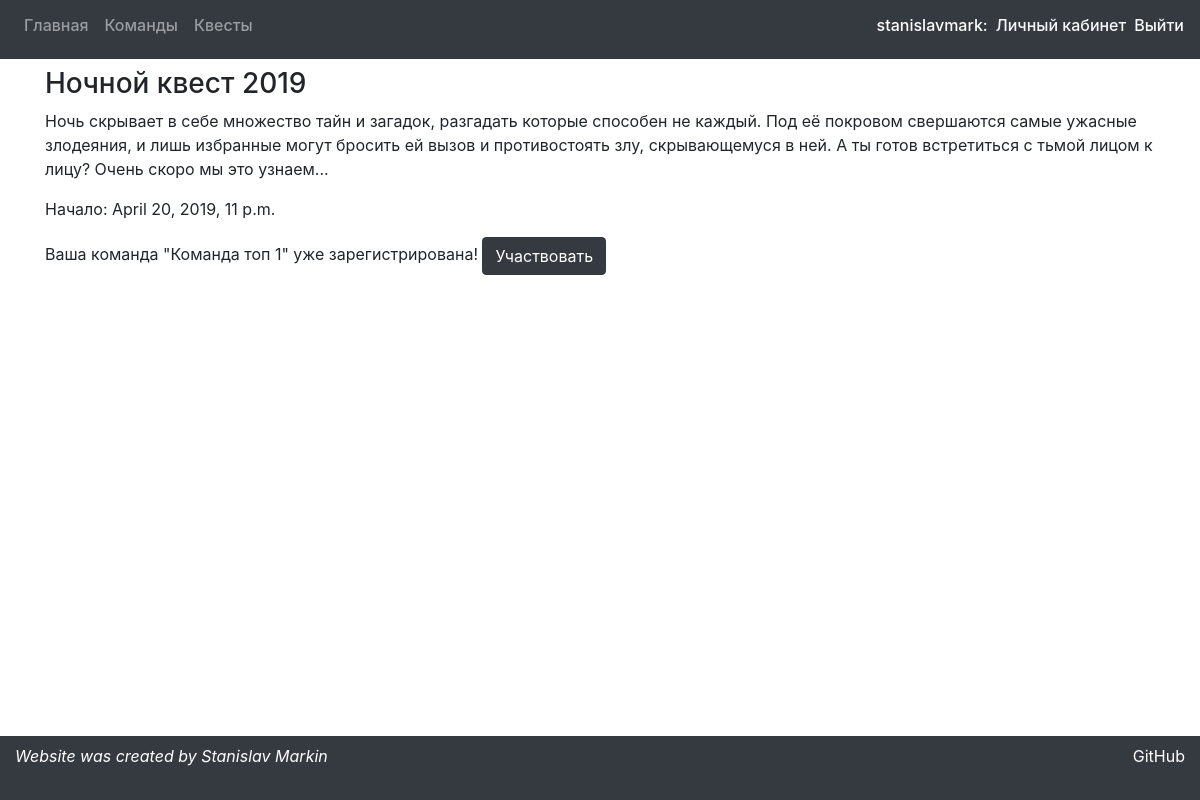
The page /quests/1 (signed in) on the database as committed earlier.
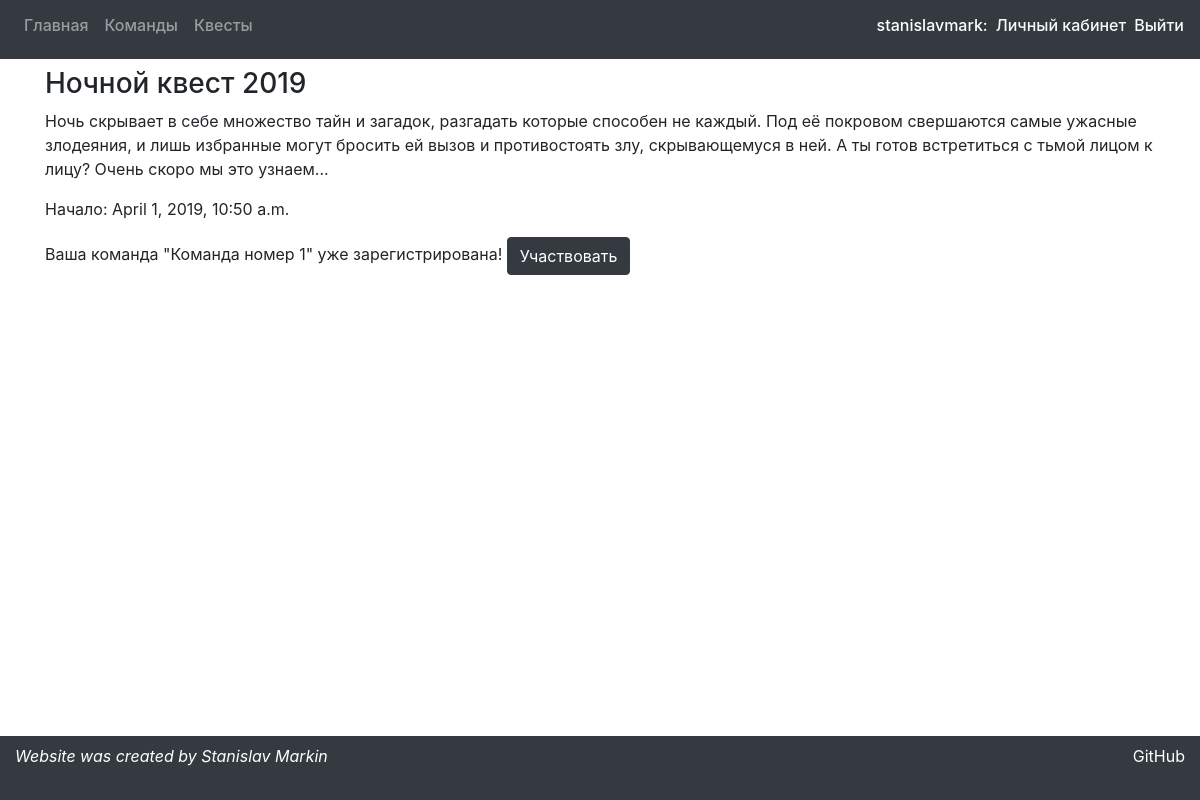
The same page on the database as committed later.
### preparationApp/models.py (models this page shows, shortened)
class Quest(models.Model):
    title = models.CharField(max_length=30)
    start_date = models.DateTimeField()
    description = models.TextField()
    owner = models.ForeignKey(User, models.CASCADE)

class Team(models.Model):
    captain = models.ForeignKey(User, models.CASCADE, default=1)
    members = models.ManyToManyField(User, related_name='teams')
    title = models.CharField(max_length=30)

### preparationApp/views.py (the view)
# urls.py: path('quests/<int:quest_id>', views.quest_info, name='quest_info'),
def quest_info(request, quest_id):
    args = make_args(request)
    args['quest'] = models.Quest.objects.get(id=quest_id)
    args['teams'] = list(filter(lambda t: User.objects.get(username=request.user.username) == t.captain,
                                models.Team.objects.all()))
    args['requests'] = list(filter(lambda r: models.Quest.objects.get(id=quest_id) == r.quest,
                                   models.Request.objects.all()))
    reg_teams = list(
        filter(lambda m: get_user(request.user.username) in m.team.members.all() and m.quest == args['quest'],
               Member.objects.all()))
    if not reg_teams:
        args['registered'] = False
    else:
        args['registered'] = reg_teams[0].team.title
    return render(request, 'preparationApp/questInfoPage.html', args)

### preparationApp/views.py (called while the page is built)
def get_user(name):
    return User.objects.get(username=name)

def make_args(request):
    args = {'message': 'none'}
    if request.session.get('message'):
        args['message'] = request.session.get('message')
        request.session.pop('message')
    return args

### preparationApp/templates/preparationApp/questInfoPage.html (shortened to what this page needs)
{% extends 'preparationApp/mainWrapper.html' %}
{% block content %}
    <h3>{{ quest.title }}</h3>
    <p>{{ quest.description }}</p>
    <p>Начало: {{ quest.start_date }}</p>
    {% if quest.owner.username != user.username %}
        {% if registered == False %}
            <h5>Подать заявку:</h5>
            <form action="/quests/request" method="post">{% csrf_token %}
                <input type="hidden" name="id" value="{{ quest.id }}">
                <label for="team-select">Выберете команду</label>
                <select class="form-control w-50 mb-2" name="team" id="team-select">
                    {% for team in teams %}
                        <option value="{{ team.id }}">{{ team.title }}</option>
                    {% endfor %}
                </select>
                <input type="submit" class="btn btn-success mb-2" value="Отправить">
            </form>
        {% else %}
            Ваша команда "{{ registered }}" уже зарегистрирована!
            <a class="btn btn-dark" href="/quest/{{ quest.id }}">Участвовать</a>
        {% endif %}
    {% endif %}
{% endblock %}

Rows that differ between the two databases and show on the page:
no longer on this page (row unchanged): Team: title "Команда топ 1"
changed Quest: start_date "April 20, 2019, 11 p.m." → "April 1, 2019, 10:50 a.m."
now on this page (row unchanged): Team: title "Команда номер 1"
